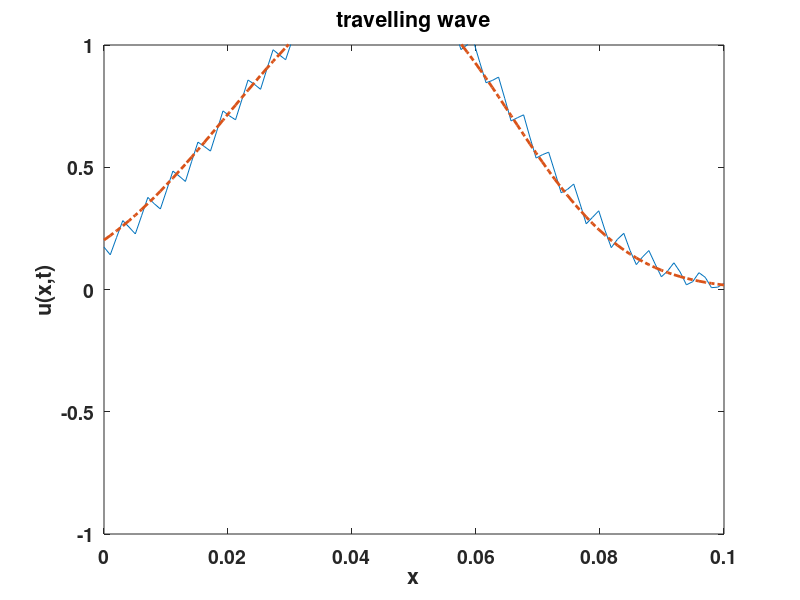

Write MATLAB code to recreate this figure.
n=100;

L=0.1;
speed=1.0;
m=n-1;
time=1;
dt=L/(n*speed); hh = L/m;
N=time/dt;

for i=1:n,
    x(i)=(i-1)*L/m;
end
x(1)=0; x(n)=L;

for i=1:m,
    E(1,i)=i;
    E(2,i)=i+1;
    h(i)=abs(x(E(2,i))-x(E(1,i)));
end

u=zeros(1,n)'; f=zeros(1,n)';
k=[1 -1; -1 1]; c=[1 1/2; 1/2 1]*1/3;
A=zeros(n,n); C=zeros(n,n);

% C DU/dt+KU=g;
for i=1:m
    A(i,i) = A(i,i)+1/h(i);
    C(i,i)=C(i,i)+h(i)*c(1,1);
    A(i,i+1)=A(i,i+1)-1/h(i);
    C(i,i+1) = C(i,i+1)+h(i)*c(1,2);
    A(i+1,i)=A(i+1,i)-1/h(i);
    C(i+1,i)=C(i+1,i)+h(i)*c(2,1);
    A(i+1,i+1)=A(i+1,i+1)+1/h(i);
    C(i+1,i+1)=C(i+1,i+1)+h(i)*c(2,2);
end

A(n,1)=1 ;A(n,n-1)=0; A(1,1)=1; A(1,2)=0;

C=zeros(n,n);
for i=2:n-1,
    C(i,i)=hh;
end

C(1,1)=hh/2;
C(n,n)=hh/2; Cinv=inv(C);
D=2*eye(n,n)-dt*dt*Cinv*A;

u0=exp(-(40*(x-L/2)).^2)+0.5*exp(-(40*(x-L/4)).^2);
v=u0'; U=v;

plot(x,u0);
axis([0 L -1 1]);
set(gca, 'fontsize', 14, 'fontweight', 'bold');
title('travelling wave');
xlabel('x'); ylabel('u(x,t)');
axis tight;
set (gca, 'nextplot', 'replacechildren');

for t=1:N,
    u=D*U-v;
    v=U;
    U=u;
    plot(x,u,x,u0,'-.','linewidth',2);
    axis([0 L -1 1]);
    V(t)=getframe;
end

movie(V)